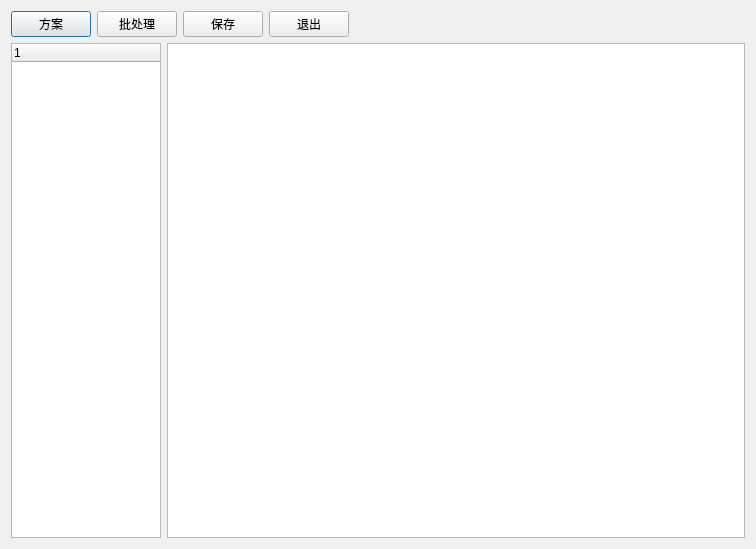
<?xml version="1.0" encoding="UTF-8"?>
<ui version="4.0">
 <class>w_bt_dish_kitchen_view</class>
 <widget class="QDialog" name="w_bt_dish_kitchen_view">
  <property name="geometry">
   <rect>
    <x>0</x>
    <y>0</y>
    <width>756</width>
    <height>549</height>
   </rect>
  </property>
  <property name="windowTitle">
   <string>Dialog</string>
  </property>
  <layout class="QVBoxLayout" name="verticalLayout">
   <item>
    <layout class="QHBoxLayout" name="horizontalLayout_2">
     <item>
      <widget class="lds_toolbar_button" name="pushButton_kitchen_plan">
       <property name="text">
        <string>方案</string>
       </property>
       <property name="outer_stylesheet" stdset="0">
        <string>pushbutton</string>
       </property>
      </widget>
     </item>
     <item>
      <widget class="lds_toolbar_button" name="pushButton_bath">
       <property name="text">
        <string>批处理</string>
       </property>
       <property name="outer_stylesheet" stdset="0">
        <string>pushbutton</string>
       </property>
      </widget>
     </item>
     <item>
      <widget class="lds_toolbar_button" name="pushButton_save">
       <property name="text">
        <string>保存</string>
       </property>
       <property name="outer_stylesheet" stdset="0">
        <string>pushbutton</string>
       </property>
      </widget>
     </item>
     <item>
      <widget class="lds_toolbar_button" name="pushButton_exit">
       <property name="text">
        <string>退出</string>
       </property>
       <property name="outer_stylesheet" stdset="0">
        <string>pushbutton</string>
       </property>
      </widget>
     </item>
     <item>
      <spacer name="horizontalSpacer">
       <property name="orientation">
        <enum>Qt::Horizontal</enum>
       </property>
       <property name="sizeHint" stdset="0">
        <size>
         <width>40</width>
         <height>20</height>
        </size>
       </property>
      </spacer>
     </item>
    </layout>
   </item>
   <item>
    <layout class="QHBoxLayout" name="horizontalLayout">
     <item>
      <widget class="lds_treeWidget" name="treeWidget">
       <property name="maximumSize">
        <size>
         <width>150</width>
         <height>16777215</height>
        </size>
       </property>
       <column>
        <property name="text">
         <string notr="true">1</string>
        </property>
       </column>
      </widget>
     </item>
     <item>
      <widget class="lds_tableView" name="tableView"/>
     </item>
    </layout>
   </item>
  </layout>
 </widget>
 <customwidgets>
  <customwidget>
   <class>lds_toolbar_button</class>
   <extends>QPushButton</extends>
   <header>lds_toolbar_button.h</header>
  </customwidget>
  <customwidget>
   <class>lds_tableView</class>
   <extends>QTableView</extends>
   <header>lds_tableview.h</header>
  </customwidget>
  <customwidget>
   <class>lds_treeWidget</class>
   <extends>QTreeWidget</extends>
   <header>lds_treewidget.h</header>
  </customwidget>
 </customwidgets>
 <resources/>
 <connections/>
</ui>
